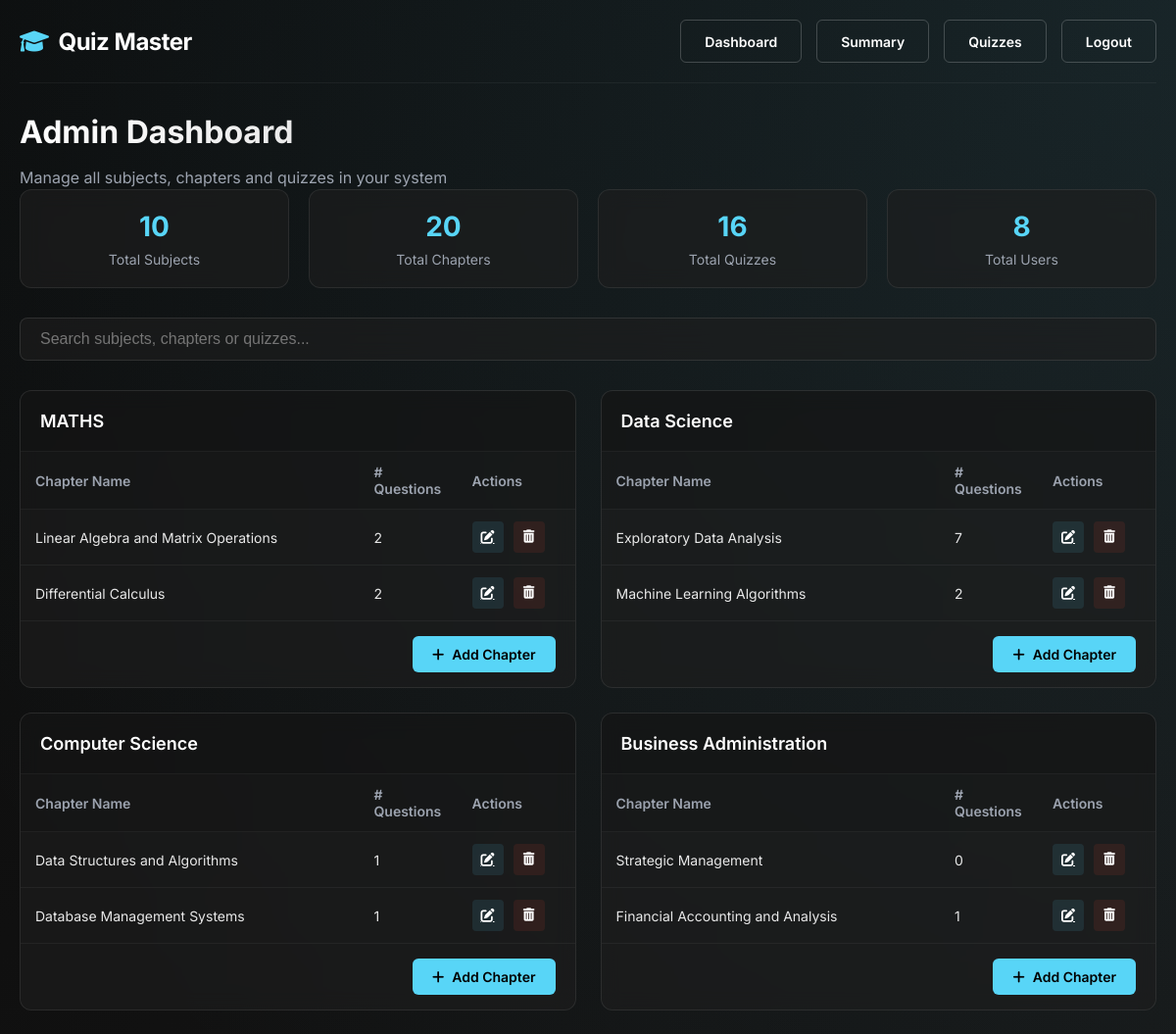
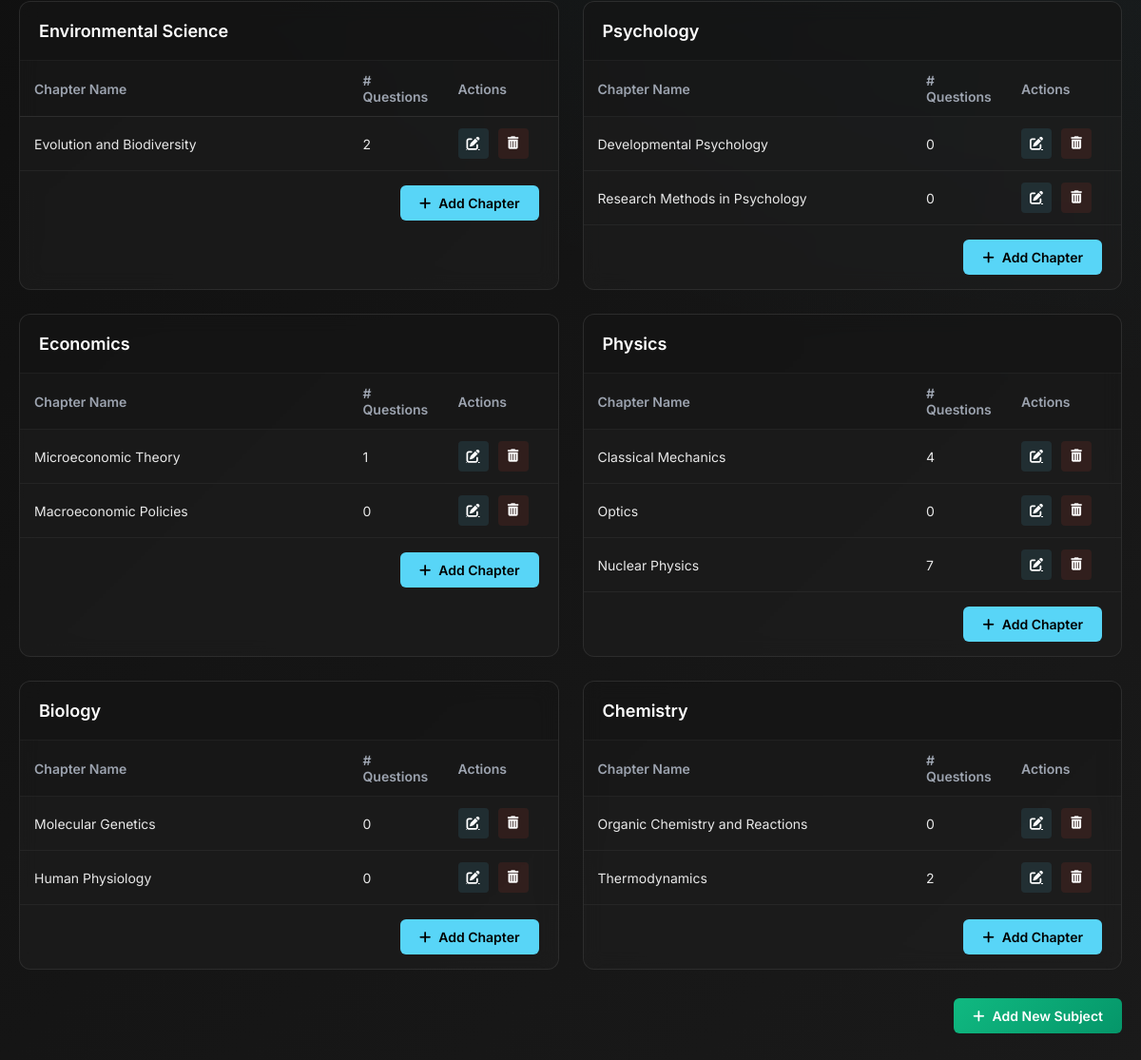
The page /admin/dashboard (signed in) on the database its author committed (2 pictures, top to bottom).
### models.py (models this page shows, shortened)
class Subject(db.Model):
    __tablename__ = 'subjects'
    id = db.Column(db.Integer, primary_key=True)
    name = db.Column(db.String(100), nullable=False, index=True)
    description = db.Column(db.Text)
    code = db.Column(db.String(20), unique=True)
    image_path = db.Column(db.String(200))
    is_active = db.Column(db.Boolean, default=True)
    created_at = db.Column(db.DateTime, default=datetime.utcnow)
    chapters = db.relationship('Chapter', backref='subject', cascade="all, delete-orphan", lazy=True)
    user_performances = db.relationship('UserStrength', backref='subject', lazy='dynamic')

class Chapter(db.Model):
    __tablename__ = 'chapters'
    id = db.Column(db.Integer, primary_key=True)
    name = db.Column(db.String(100), nullable=False, index=True)
    subject_id = db.Column(db.Integer, db.ForeignKey('subjects.id'), nullable=False)
    description = db.Column(db.Text)
    seq_num = db.Column(db.Integer, default=0)  # For ordering chapters
    is_active = db.Column(db.Boolean, default=True)
    created_at = db.Column(db.DateTime, default=datetime.utcnow)
    quizzes = db.relationship('Quiz', backref='chapter', cascade="all, delete-orphan", lazy=True)
    user_performances = db.relationship('UserStrength', backref='chapter', lazy='dynamic')
    @property
    def questions_count(self):
        count = 0
        for quiz in self.quizzes:
            count += len(quiz.questions)
        return count

### routes.py (the view)
@app_routes.route("/admin/dashboard")
def admin_dashboard():
    if session.get("role") != "admin":
        flash("Access denied! Admins only.", "danger")
        return redirect(url_for("app_routes.login"))
    try:
        subjects = Subject.query.all()
        total_users = User.query.filter_by(role="user").count()
        total_quizzes = Quiz.query.count()
        total_questions = Question.query.count()
        avg_score_query = db.session.query(func.avg(Score.total_scored)).scalar()
        try:
            avg_score = float(avg_score_query) if avg_score_query is not None else 0.0
        except Exception as e:
            avg_score = 0.0
        return render_template(
            "admin_dashboard.html",
            subjects=subjects,
            total_users=total_users,
            total_quizzes=total_quizzes,
            total_questions=total_questions,
            avg_score=avg_score
        )
    except Exception as e:
        flash(f"Error loading dashboard: {str(e)}", "danger")
        return redirect(url_for("app_routes.login"))

### routes.py (called while the page is built)
@app_routes.context_processor
def inject_responsive_elements():
    is_mobile = request.user_agent.platform in ['android', 'iphone'] or \
                'mobile' in request.user_agent.string.lower()
    return {
        'is_mobile': is_mobile,
        'current_year': datetime.now().year
    }  # Fixed: Added missing closing brace

### templates/admin/admin_dashboard.html (shortened to what this page needs)
{% extends "base.html" %}
{% block content %}
<div class="dashboard-header">
    <h1 class="dashboard-title">Admin Dashboard</h1>
    <p class="dashboard-subtitle">Manage all subjects, chapters and quizzes in your system</p>
</div>
<div class="dashboard-metrics">
    <div class="metric-card">
        <div class="metric-value">{{ subjects|length }}</div>
        <div class="metric-label">Total Subjects</div>
    </div>
    <div class="metric-card">
        <div class="metric-value">{{ subjects|map(attribute='chapters')|map('length')|sum }}</div>
        <div class="metric-label">Total Chapters</div>
    </div>
    <div class="metric-card">
        <div class="metric-value">{{ total_quizzes if total_quizzes is defined else '0' }}</div>
        <div class="metric-label">Total Quizzes</div>
    </div>
    <div class="metric-card">
        <div class="metric-value">{{ total_users if total_users is defined else '0' }}</div>
        <div class="metric-label">Total Users</div>
    </div>
</div>
<div class="search-container">
    <input id="liveSearch" class="search-box" type="search" placeholder="Search subjects, chapters or quizzes...">
</div>
<div class="subjects-grid" id="subjects-container">
    {% if subjects %}
        {% for subject in subjects %}
        <div class="subject-card" data-subject-name="{{ subject.name.lower() }}">
            <div class="subject-header">
                <h3 class="subject-name">{{ subject.name }}</h3>
            </div>
            <div class="subject-content">
                <table class="chapter-table">
                    <thead>
                        <tr>
                            <th>Chapter Name</th>
                            <th style="width: 100px;"># Questions</th>
                            <th style="width: 120px;">Actions</th>
                        </tr>
                    </thead>
                    <tbody>
                        {% if subject.chapters %}
                            {% for chap in subject.chapters %}
                            <tr class="chapter-row" data-chapter-name="{{ chap.name.lower() }}">
                                <td>{{ chap.name }}</td>
                                <td>{{ chap.questions_count if chap.questions_count is defined else 0 }}</td>
                                <td>
                                    <div class="actions-container">
                                        <a href="{{ url_for('app_routes.edit_chapter', chapter_id=chap.id) }}" class="btn-icon btn-edit" title="Edit Chapter">
                                            <i class="fas fa-edit"></i>
                                        </a>
                                        <form method="POST" action="{{ url_for('app_routes.delete_chapter', chapter_id=chap.id) }}" class="d-inline">
                                            <button class="btn-icon btn-delete" type="submit" title="Delete Chapter" onclick="return confirm('Are you sure you want to delete this chapter?');">
                                                <i class="fas fa-trash-alt"></i>
                                            </button>
                                        </form>
                                    </div>
                                </td>
                            </tr>
                            {% endfor %}
                        {% else %}
                            <tr>
                                <td colspan="3" class="text-center">No chapters available for this subject</td>
                            </tr>
                        {% endif %}
                    </tbody>
                </table>
            </div>
            <div class="subject-footer">
                <a href="{{ url_for('app_routes.add_chapter') }}?subject_id={{ subject.id }}" class="action-btn">
                    <i class="fas fa-plus"></i> Add Chapter
                </a>
            </div>
        </div>
        {% endfor %}
    {% else %}
        <div class="empty-state">
            <div style="font-size: 48px; margin-bottom: 20px;">📚</div>
            <p>No subjects have been added yet.</p>
            <p>Start by adding your first subject!</p>
        </div>
    {% endif %}
</div>
<div style="margin-bottom: 40px; text-align: right;">
    <a href="{{ url_for('app_routes.add_subject') }}" class="action-btn action-btn-success">
        <i class="fas fa-plus"></i> Add New Subject
    </a>
</div>
{% endblock %}

### templates/base.html (shortened to what this page needs)
<!DOCTYPE html>
<html lang="en">
<head>
    <link rel="stylesheet" href="https://cdnjs.cloudflare.com/ajax/libs/font-awesome/6.0.0/css/all.min.css">
</head>
<body>
    <div class="container">
        <nav class="navbar">
            <a href="/" class="logo">
                <i class="fas fa-graduation-cap"></i> Quiz Master
            </a>
            <div class="nav-links">
                {% if session.get('role') == 'admin' %}
                    <a href="{{ url_for('app_routes.admin_dashboard') }}" class="btn btn-outline">Dashboard</a>
                    <a href="{{ url_for('app_routes.admin_summary') }}" class="btn btn-outline">Summary</a>
                    <a href="{{ url_for('app_routes.quiz_management') }}" class="btn btn-outline">Quizzes</a>
                    <a href="{{ url_for('app_routes.logout') }}" class="btn btn-outline">Logout</a>
                {% elif session.get('role') == 'user' %}
                    <a href="{{ url_for('app_routes.user_dashboard') }}" class="btn btn-outline">Dashboard</a>
                    <a href="{{ url_for('app_routes.user_summary') }}" class="btn btn-outline">Summary</a>
                    <a href="{{ url_for('app_routes.logout') }}" class="btn btn-outline">Logout</a>
                {% else %}
                    <a href="{{ url_for('app_routes.login') }}" class="btn btn-outline">Login</a>
                    <a href="{{ url_for('app_routes.register') }}" class="btn btn-primary">Register</a>
                {% endif %}
            </div>
        </nav>
        {% block content %}{% endblock %}
    </div>
</body>
</html>

### rows shown on the page
Subject: name "MATHS"
Chapter: name "Linear Algebra and Matrix Operations", questions_count "2"
Chapter: name "Differential Calculus", id "2"
Subject: name "Data Science"
Chapter: name "Exploratory Data Analysis", questions_count "7"
Chapter: name "Machine Learning Algorithms", subject "2"
Subject: name "Computer Science"
Chapter: name "Data Structures and Algorithms", is_active "1"
Chapter: name "Database Management Systems", is_active "1"
Subject: name "Business Administration"
Chapter: name "Strategic Management", seq_num "0"
Chapter: name "Financial Accounting and Analysis", is_active "1"
Subject: name "Environmental Science"
Chapter: name "Evolution and Biodiversity", questions_count "2"
Subject: name "Psychology"
Chapter: name "Developmental Psychology", seq_num "0"
Chapter: name "Research Methods in Psychology", seq_num "0"
Subject: name "Economics"
Chapter: name "Microeconomic Theory", is_active "1"
Chapter: name "Macroeconomic Policies", seq_num "0"
Subject: name "Physics"
Chapter: name "Classical Mechanics", questions_count "4"
Chapter: name "Optics", seq_num "0"
Chapter: name "Nuclear Physics", questions_count "7"
Subject: name "Biology"
Chapter: name "Molecular Genetics", seq_num "0"
Chapter: name "Human Physiology", seq_num "0"
Subject: name "Chemistry"
Chapter: name "Organic Chemistry and Reactions", seq_num "0"
Chapter: name "Thermodynamics", questions_count "2"

### other values the page prints
{{ subjects|length }} "10"
{{ subjects|map(attribute='chapters')|map('length')|sum }} "20"
{{ total_quizzes if total_quizzes is defined else '0' }} "16"
{{ total_users if total_users is defined else '0' }} "8"
